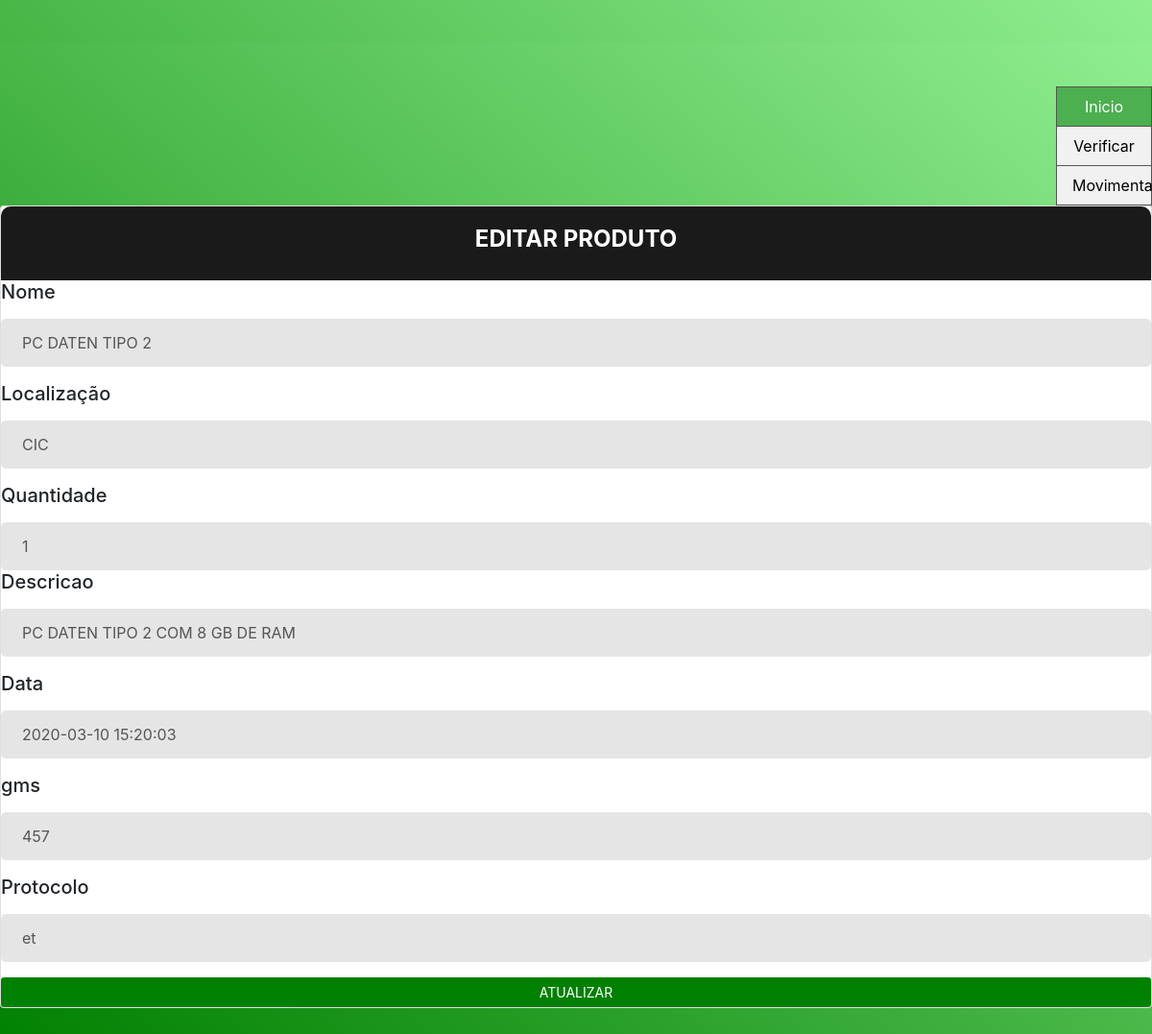
Screenshot of /VERIFICAR/VERIFICAPATRI/editar_pat.php?id=100003161749 with the database file from the repository.
### tables this page shows
CREATE TABLE `controle_prot` (
  `NOMEITEM` varchar(255) DEFAULT NULL,
  `LOCALIZACAO` varchar(255) DEFAULT NULL,
  `ORIGEM` varchar(255) DEFAULT NULL,
  `DESTINO` varchar(255) DEFAULT NULL,
  `TIPO` varchar(255) DEFAULT NULL,
  `QUANTIDADE` int(11) DEFAULT NULL,
  `DESCRICAO` varchar(255) DEFAULT NULL,
  `DATA` datetime DEFAULT NULL,
  `PATRIMONIO` varchar(255) NOT NULL,
  `NR_SERIE` varchar(255) DEFAULT NULL,
  `MOTIVO` varchar(255) DEFAULT NULL,
  `PROTOCOLO` varchar(255) DEFAULT NULL,
  `gms` varchar(255) DEFAULT NULL
);

### VERIFICAR/VERIFICAPATRI/editar_pat.php (the view, shortened to what this page needs)
<?php
include_once("../../conexao.php");
$id = $_GET['id'];
?>
</head>
<h2 class="title">Editar Produto</h2>
</div>
<div class="divtable  table-responsive">
    <form action="atualizar_produto.php" method="POST">
        <?php
        $sql = "SELECT * FROM controle_prot WHERE PATRIMONIO = $id";
        $retorno = mysqli_query($conn, $sql);
        while ($array = mysqli_fetch_array($retorno, MYSQLI_ASSOC)) {
            $nome = $array['NOMEITEM'];
            $localizacao = $array['LOCALIZACAO'];
            $quantidade = $array['QUANTIDADE'];
            $desc = $array['DESCRICAO'];
            $data = $array['DATA'];
            $gms = $array['gms'];
            $prot = $array['PROTOCOLO'];
        ?>
            <div class="form-group">
                <label for="nomeProduto">
                    <h5>Nome</h5>
                </label>
                <input class="input--style-5" type="text" class="form-control" id="nomealmox" name="nome" placeholder="Digite o nome do produto" autocomplete="off" value="<?= $nome ?>">
            </div>
            <div class="form-group">
                <label for="quantidadeProduto">
                    <h5>Localização</h5>
                </label>
                <input class="input--style-5" type="text" class="form-control" id="localmox" name="localpat" placeholder="Digite o nome do produto" autocomplete="off" value="<?= $localizacao ?>">
            </div>
            <div>
                <label for="quantidadeProduto">
                    <h5>Quantidade</h5>
                </label>
                <input class="input--style-5" type="number" class="form-control" id="quantidadealmox" name="quantidadepat" placeholder="Digite o nome do produto" autocomplete="off" value="<?= $quantidade ?>">
            </div>
            <div class="form-group">
                <label for="quantidadeProduto">
                    <h5>Descricao</h5>
                </label>
                <input class="input--style-5" type="text" class="form-control" id="descpat" name="descpat" placeholder="Digite o nome do produto" autocomplete="off" value="<?= $desc ?>">
            </div>
            <div class="form-group">
                <label for="quantidadeProduto">
                    <h5>Data</h5>
                </label>
                <input class="input--style-5" type="date-time" class="form-control" id="datapat" name="datapat" placeholder="Digite o nome do produto" autocomplete="off" value="<?= $data ?>">
            </div>
            <div class="form-group">
                <label for="quantidadeProduto">
                    <h5>gms</h5>
                </label>
                <input class="input--style-5" type="text" class="form-control" id="descalmox" name="gms" placeholder="Digite o nome do produto" autocomplete="off" value="<?= $gms ?>">
            </div>
            <div class="form-group">
                <label for="quantidadeProduto">
                    <h5>Protocolo</h5>
                </label>
                <input class="input--style-5" type="text" class="form-control" id="descalmox" name="prot" placeholder="Digite o nome do produto" autocomplete="off" value="<?= $prot ?>">
            </div>
            <button type="submit" class="btn-enviar btn btn-primary btn-sm btn-block">
                <h7>Atualizar</h7>
            </button>
        <?php } ?>
    </form>
</div>

### css/main.css (style rules this page uses)
.ul2 { list-style-type: none; margin: 0; padding: 0; width: 100px; background-color: #f1f1f1; border: 1px solid #555; float: right; }
li a { display: block; color: #000; padding: 8px 16px; text-decoration: none; }
li { text-align: center; border-bottom: 1px solid #555; }
li:last-child { border-bottom: none; }
li a.active { background-color: #4CAF50; color: white; }
html { -webkit-box-sizing: border-box; -moz-box-sizing: border-box; box-sizing: border-box; }
* { padding: 0; margin: 0; }
*, *:before, *:after { -webkit-box-sizing: inherit; -moz-box-sizing: inherit; box-sizing: inherit; }
body, h1, h2, h3, h4, h5, h6, blockquote, p, pre, dl, dd, ol, ul, figure, hr, fieldset, legend { margin: 0; padding: 0; }
button { outline: none; background: none; border: none; }
.page-wrapper { min-height: 100vh; }
h1, h2, h3, h4, h5, h6 { font-weight: 400; }
h2 { font-size: 30px; }
h5 { font-size: 15px; }
.bg-gra-03 { background: -webkit-gradient(linear, left bottom, right top, from(Green), to(LightGreen)); background: -webkit-linear-gradient(bottom left, Green 0%, LightGreen 100%); background: -moz-linear-gradient(bottom left, Green 0%, LightGreen 100%); background: -o-linear-gradient(bottom left, Green 0%, LightGreen 100%); background: linear-gradient(to top right, Green 0%, LightGreen 100%); }
.p-t-45 { padding-top: 45px; }
.p-b-50 { padding-bottom: 50px; }
.wrapper { margin: 0 auto; }
.wrapper--w790 { height:auto; overflow:hidden; margin:0 auto; width: 100%; max-width: 1300px; }
.btn { display: inline-block; line-height: 50px; padding: 0 50px; -webkit-transition: all 0.4s ease; -o-transition: all 0.4s ease; -moz-transition: all 0.4s ease; transition: all 0.4s ease; cursor: pointer; font-size: 15px; text-transform: uppercase; font-weight: 700; color: #fff; font-family: inherit; }
input { outline: none; margin: 0; border: none; -webkit-box-shadow: none; -moz-box-shadow: none; box-shadow: none; width: 100%; font-size: 14px; font-family: inherit; }
.input--style-5 { background: #e5e5e5; line-height: 50px; -webkit-border-radius: 5px; -moz-border-radius: 5px; border-radius: 5px; padding: 0 22px; font-size: 16px; color: #555; }
.title { font-size: 24px; text-transform: uppercase; font-weight: 700; text-align: center; color: #fff; }
.card { -webkit-border-radius: 3px; -moz-border-radius: 3px; border-radius: 3px; background: #fff; }
.card-5 { background: #fff; -webkit-border-radius: 10px; -moz-border-radius: 10px; border-radius: 10px; -webkit-box-shadow: 0px 8px 20px 0px rgba(0, 0, 0, 0.15); -moz-box-shadow: 0px 8px 20px 0px rgba(0, 0, 0, 0.15); box-shadow: 0px 8px 20px 0px rgba(0, 0, 0, 0.15); }
.card-5 .card-heading { padding: 20px 0; background: #1a1a1a; -webkit-border-top-left-radius: 10px; -moz-border-radius-topleft: 10px; border-top-left-radius: 10px; -webkit-border-top-right-radius: 10px; -moz-border-radius-topright: 10px; border-top-right-radius: 10px; }

### rows the page displays
controle_prot: nome "PC DATEN TIPO 2", localpat "CIC", quantidadepat "1", descpat "PC DATEN TIPO 2 COM 8 GB DE RAM", datapat "2020-03-10 15:20:03", gms "457", prot "et"
